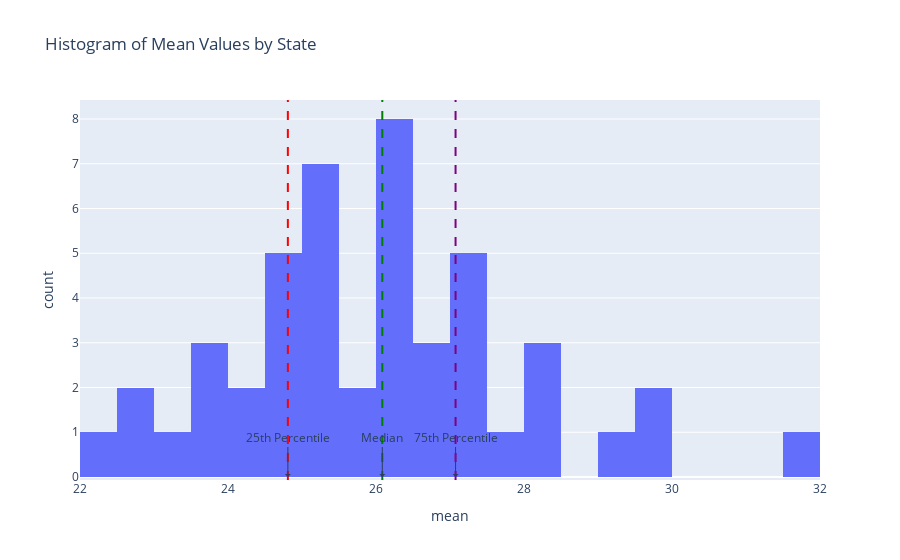

This figure's notebook cell:
### Code cell
### median and percentiles

fig = px.histogram(state_distro, x='mean', nbins = 20, title='Histogram of Mean Values by State')
# Calculate statistics
mean_value = state_distro['mean'].mean()
median_value = state_distro['mean'].median()
percentile_25 = state_distro['mean'].quantile(0.25)
percentile_75 = state_distro['mean'].quantile(0.75)

# Add vertical lines for mean, median, 25th, and 75th percentiles
# fig.add_vline(x=mean_value, line=dict(color='blue', dash='dash'), name='Mean')
fig.add_vline(x=median_value, line=dict(color='green', dash='dash'), name='Median')
fig.add_vline(x=percentile_25, line=dict(color='red', dash='dash'), name='25th Percentile')
fig.add_vline(x=percentile_75, line=dict(color='purple', dash='dash'), name='75th Percentile')

# Add annotations for clarity
# fig.add_annotation(x=mean_value, y=0, text="Mean", showarrow=True, arrowhead=1, ax=0, ay=-40)
fig.add_annotation(x=median_value, y=0, text="Median", showarrow=True, arrowhead=1, ax=0, ay=-40)
fig.add_annotation(x=percentile_25, y=0, text="25th Percentile", showarrow=True, arrowhead=1, ax=0, ay=-40)
fig.add_annotation(x=percentile_75, y=0, text="75th Percentile", showarrow=True, arrowhead=1, ax=0, ay=-40)


fig.show()
# state_distro#.reset_index(drop = True)

### Figure 1 — Plotly figure (JSON) as saved in the notebook; plotly's stock layout.template omitted (floating-point values rounded to 4 significant figures)
{"data": [{"alignmentgroup": "True", "bingroup": "x", "hovertemplate": "mean=%{x}<br>count=%{y}<extra></extra>", "legendgroup": "", "marker": {"color": "#636efa", "pattern": {"shape": ""}}, "name": "", "nbinsx": 20, "offsetgroup": "", "orientation": "v", "showlegend": false, "type": "histogram", "x": [31.99, 29.99, 29.81, 29.05, 28.36, 28.27, 28.22, 27.75, 27.32, 27.3, 27.12, 27.08, 27.07, 26.99, 26.86, 26.85, 26.47, 26.42, 26.39, 26.39, 26.22, 26.17, 26.1, 26.08, 25.92, 25.72, 25.49, 25.32, 25.23, 25.19, 25.13, 25.09, 25.06, 24.92, 24.88, 24.74, 24.67, 24.54, 24.39, 24.11, 23.86, 23.81, 23.65, 23.33, 22.99, 22.67, 22.39], "xaxis": "x", "yaxis": "y"}], "layout": {"annotations": [{"arrowhead": 1, "ax": 0, "ay": -40, "showarrow": true, "text": "Median", "x": 26.08, "y": 0}, {"arrowhead": 1, "ax": 0, "ay": -40, "showarrow": true, "text": "25th Percentile", "x": 24.81, "y": 0}, {"arrowhead": 1, "ax": 0, "ay": -40, "showarrow": true, "text": "75th Percentile", "x": 27.08, "y": 0}], "barmode": "relative", "legend": {"tracegroupgap": 0}, "shapes": [{"line": {"color": "green", "dash": "dash"}, "name": "Median", "type": "line", "x0": 26.08, "x1": 26.08, "xref": "x", "y0": 0, "y1": 1, "yref": "y domain"}, {"line": {"color": "red", "dash": "dash"}, "name": "25th Percentile", "type": "line", "x0": 24.81, "x1": 24.81, "xref": "x", "y0": 0, "y1": 1, "yref": "y domain"}, {"line": {"color": "purple", "dash": "dash"}, "name": "75th Percentile", "type": "line", "x0": 27.08, "x1": 27.08, "xref": "x", "y0": 0, "y1": 1, "yref": "y domain"}], "title": {"text": "Histogram of Mean Values by State"}, "xaxis": {"anchor": "y", "domain": [0, 1], "title": {"text": "mean"}}, "yaxis": {"anchor": "x", "domain": [0, 1], "title": {"text": "count"}}}}
